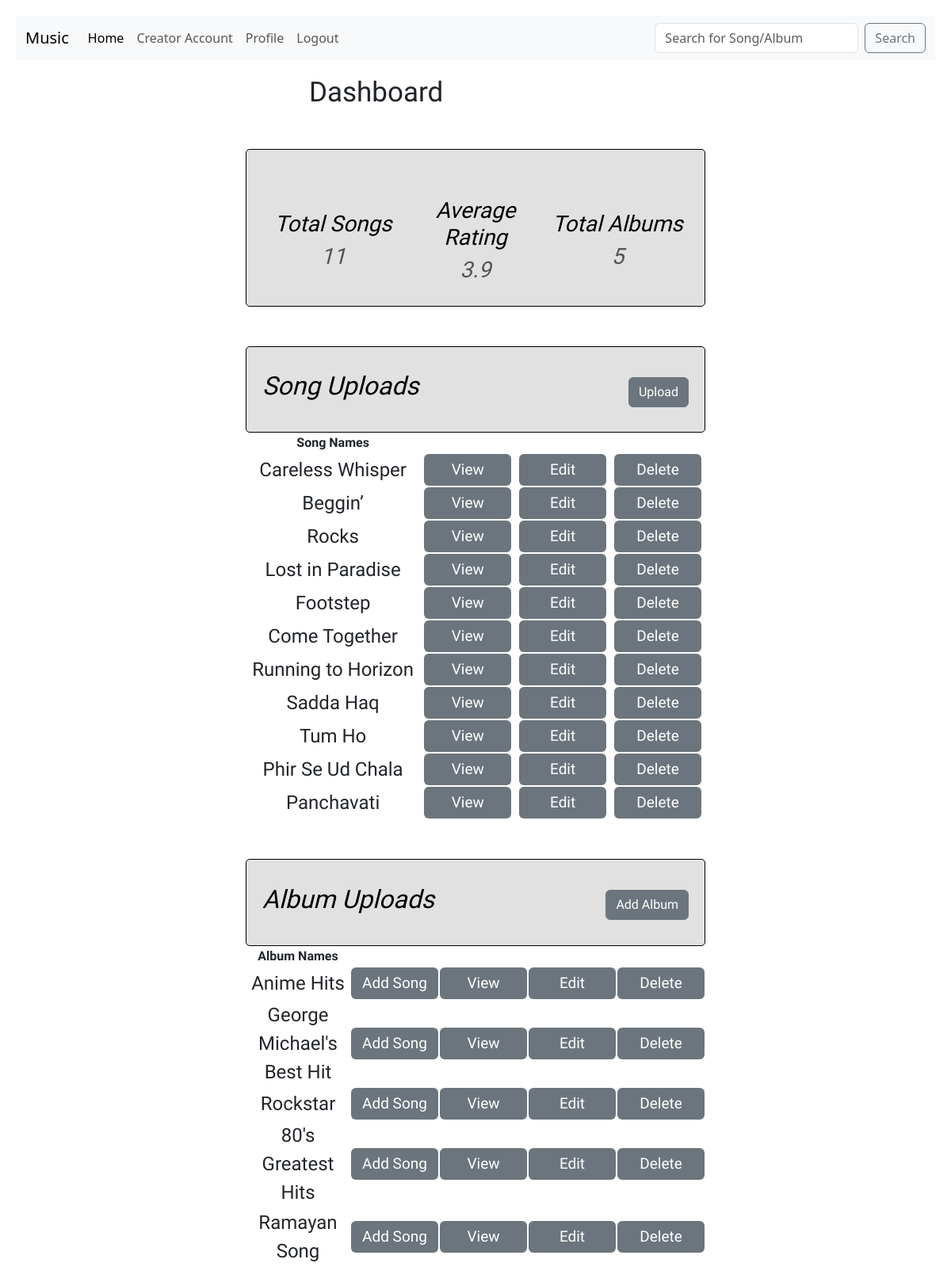
Page /creator (signed in) on the committed database.
### models.py (models this page shows)
class Songs(db.Model):
    __tablename__ = 'songs'
    song_id = db.Column(db.Integer, primary_key=True, nullable=False)
    creator_id = db.Column(db.Integer, db.ForeignKey('creators.creator_id'), nullable=False)
    name = db.Column(db.String(50), nullable=False)
    singer = db.Column(db.String(50), nullable=False)
    song_path = db.Column(db.String(100), nullable=False)
    lyrics_path = db.Column(db.String(100), nullable=False)
    thumbnail_path = db.Column(db.String(100), nullable=False)
    duration = db.Column(db.Integer, nullable=False)
    release_date = db.Column(db.DateTime, nullable=False)
    genre = db.Column(db.String(10), nullable=False)
    creator = db.relationship('Creators', back_populates='song')
    albums = db.relationship('Albums', secondary=album_song_association, back_populates='songs')
    playlists = db.relationship('Playlists', secondary=playlist_song_association, back_populates='songs')
    ratings = db.relationship('Ratings', back_populates='song')

class Albums(db.Model):
    __tablename__ = 'albums'
    album_id = db.Column(db.Integer, primary_key = True, nullable = False)
    name = db.Column(db.String(40),  nullable = False)
    creator_id = db.Column(db.Integer, db.ForeignKey('creators.creator_id'), nullable = False)
    thumbnail_path = db.Column(db.String(100),  nullable = False)
    release_date = db.Column(db.DateTime, nullable = False)
    genre = db.Column(db.String(10),  nullable = False)
    songs = db.relationship('Songs', secondary=album_song_association, back_populates='albums')
    creator = db.relationship('Creators', back_populates='albums')

### routes.py (the view)
@app.route('/creator', methods=['GET', 'POST'])
@auth_required
def creator():
    user = Users.query.get(session['user_id'])
    creator = Creators.query.filter_by(user_id = session['user_id']).first()
    creator_id = creator.creator_id
    song_count = Songs.query.filter_by(creator_id=creator_id).count()
    avg_rating = db.session.query(func.round(func.avg(Ratings.rating), 2).label('average_rating')).\
    join(Songs).\
    join(Creators, Songs.creator_id == Creators.creator_id).\
    filter(Creators.user_id == Ratings.user_id).\
    filter(Creators.creator_id == creator_id).scalar()
    album_count = Albums.query.filter_by(creator_id=creator_id).count()
    creator_songs = Songs.query.filter_by(creator_id = creator_id).all()
    album_names = Albums.query.filter_by(creator_id = creator_id).all()
    if creator and creator.Flag :
        flash('Access to creator account is restricted. Please contact admin.')
        return redirect(url_for('index'))
    return render_template('creator_page.html', user = user, song_count = song_count, avg_rating=avg_rating, creator_songs = creator_songs, album_count = album_count, creator = creator, album_names = album_names)

### routes.py (called while the page is built)
def auth_required(function):
    @wraps(function)
    def inn(*args, **kwargs):
        if 'user_id' not in session:
            flash('Please login to continue.')
            return redirect(url_for('login'))
        return function(*args, **kwargs)
    return inn

### templates/creator_page.html (shortened to what this page needs)
{% extends 'base_layout.html' %}
{% block content %}
{% if user %}
{% if song_count >= 1 %}
<h2 class="dashboard"> Dashboard</h2>
<div class='header'>
    <div class = 'box'>
        <h3> Total Songs  </h3>
        <h3 class="text-muted"> {{song_count}} </h3>
    </div>
    <div class = 'box'>
        <h3> Average Rating</h3>
        <h3 class="text-muted"> {{avg_rating}} </h3>
    </div>
    <div class = 'box'>
        <h3> Total Albums</h3>
        <h3 class="text-muted"> {{album_count}} </h3>
    </div>
</div>
<div class='header'>
    <h2>Song Uploads</h2>
    <a href="{{ url_for('upload_song') }}"> <button class='btn btn-secondary'> Upload </button>
    </a>
</div>
<table class='inside'>
    <thead>
        <tr>
            <th> Song Names </th>
        </tr>
    </thead>
    <tbody>
        {% for song in creator_songs %}
        <tr>
            <td class="song-name"> {{ song.name}} </td>
            <td>
                <a href="{{ url_for('view_lyrics', song_id = song.song_id) }}">
                    <button type="submit" class='btn btn-secondary'
                        style="width: 110px;height: 40px;font-size: 19px; border: none">View</button>
                </a>
            </td>
            <td>
                <a href="{{ url_for('edit_song', song_id = song.song_id) }}">
                    <button type="submit" class='btn btn-secondary'
                        style="width: 110px;height: 40px;font-size: 19px; border: none">Edit</button>
                </a>
            </td>
            <td>
                <a href="{{ url_for('delete_song', song_id = song.song_id) }}">
                    <button type="submit" class='btn btn-secondary'
                        style="width: 110px;height: 40px;font-size: 19px; border: none">Delete</button>
                </a>
            </td>
        </tr>
        {% endfor %}
    </tbody>
</table>
<div class='header'>
    <h2>Album Uploads</h2>
    <a href="{{ url_for('create_album') }}"> <button class='btn btn-secondary'> Add Album</button>
    </a>
</div>
<table class='inside'>
    <thead>
        <tr>
            <th> Album Names </th>
        </tr>
    </thead>
    <tbody>
        {% for album in album_names %}
        <tr>
            <td class="song-name"> {{ album.name}} </td>
            <td>
                <a href="{{ url_for('add_song', album_id = album.album_id) }}">
                    <button type="submit" class='btn btn-secondary'
                        style="width: 110px;height: 40px;font-size: 19px; border: none">Add Song</button>
                </a>
            </td>
            <td>
                <a href="{{ url_for('view_song', album_id = album.album_id) }}">
                    <button type="submit" class='btn btn-secondary'
                        style="width: 110px;height: 40px;font-size: 19px; border: none">View </button>
                </a>
            </td>
            <td>
                <a href="{{ url_for('edit_album', album_id = album.album_id) }}">
                    <button type="submit" class='btn btn-secondary'
                        style="width: 110px;height: 40px;font-size: 19px; border: none">Edit</button>
                </a>
            </td>
            <td>
                <a href="{{ url_for('delete_album', album_id = album.album_id) }}">
                    <button type="submit" class='btn btn-secondary'
                        style="width: 110px;height: 40px;font-size: 19px; border: none">Delete</button>
                </a>
            </td>
        </tr>
        {% endfor %}
    </tbody>
</table>
{% endif %}
{% endif %}
{% endblock %}

### static/style.css (style rules this page uses)
body { background-color: #ffffff; color: black; text-align: center; padding: 20px; margin: auto; }
.header { background-color: #E1E1E1; color: black; border-color: black; padding: 20px; text-align: center; font-size: 45px; font-style: italic; border: 1px solid; border-radius: 5px; margin-bottom: 80px; font-family: 'Akaya Kanadaka', sans-serif; }

### templates/creator_page.html (style rules this page uses)
.dashboard { margin-left: 370px; font-size: 35px; margin-top: 20px; font-family: 'Akaya Kanadaka', sans-serif; }
.song-name { font-size: 24px; }
.inside { margin: auto; width: 50%; text-align: center; font-family: 'Akaya Kanadaka', sans-serif; }
.header { display: flex; justify-content: space-between; align-items: center; margin: auto; width: 50%; margin-top: 50px; font-family: 'Akaya Kanadaka', sans-serif; }
.box { justify-content: space-between; width: 50%; margin-top: 40px; font-family: 'Akaya Kanadaka', sans-serif; }

### rows in the picture
Songs: name "Careless Whisper"
Songs: name "Beggin’"
Songs: name "Rocks"
Songs: name "Lost in Paradise"
Songs: name "Footstep"
Songs: name "Come Together"
Songs: name "Running to Horizon"
Songs: name "Sadda Haq"
Songs: name "Tum Ho"
Songs: name "Phir Se Ud Chala"
Songs: name "Panchavati"
Albums: name "Anime Hits"
Albums: name "George Michael's Best Hit"
Albums: name "Rockstar"
Albums: name "80's Greatest Hits"
Albums: name "Ramayan Song"

### other values in the picture
{{ song_count }} "11"
{{ avg_rating }} "3.9"
{{ album_count }} "5"
